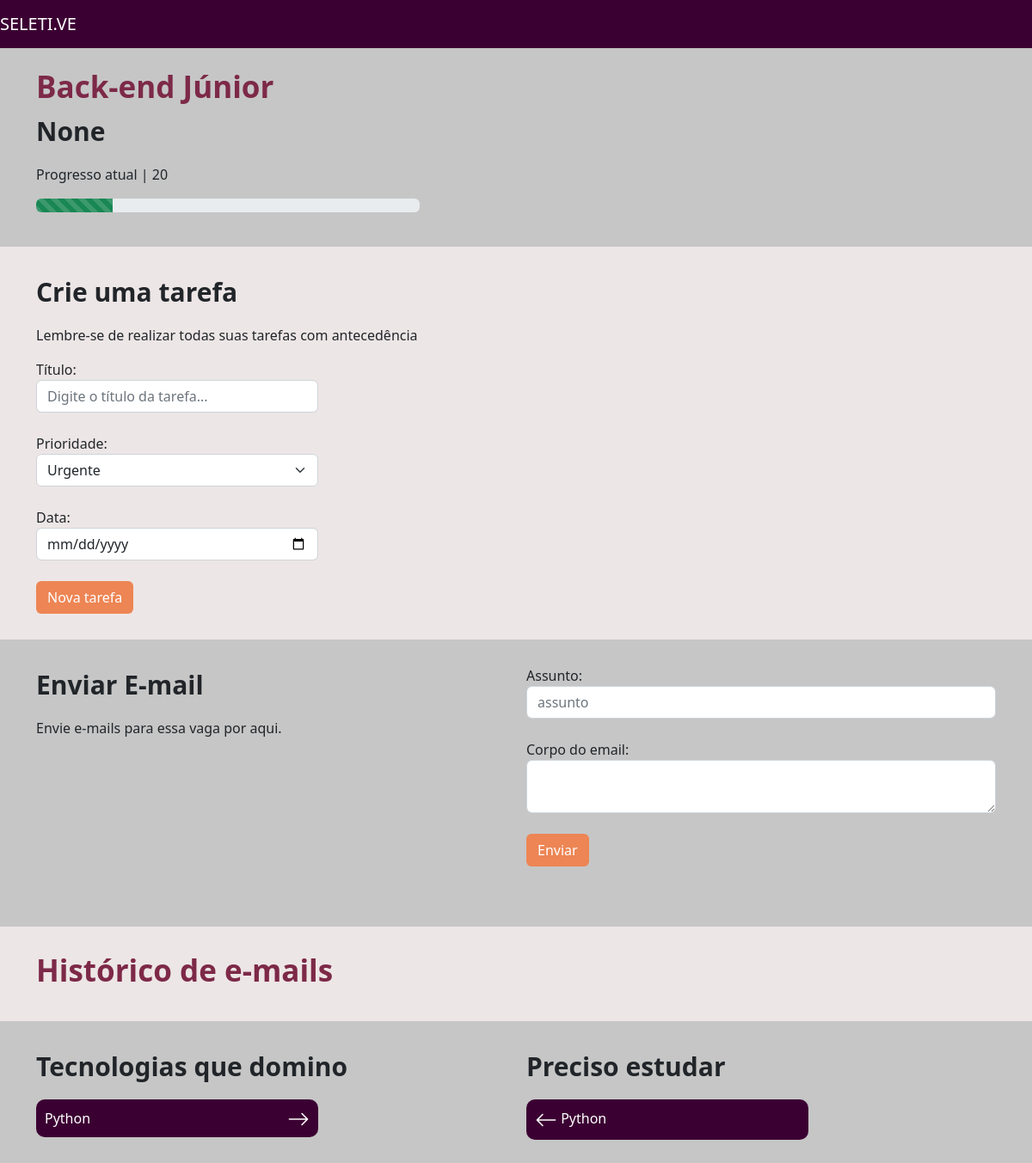
The page /vagas/vaga/1 on the database as committed earlier.
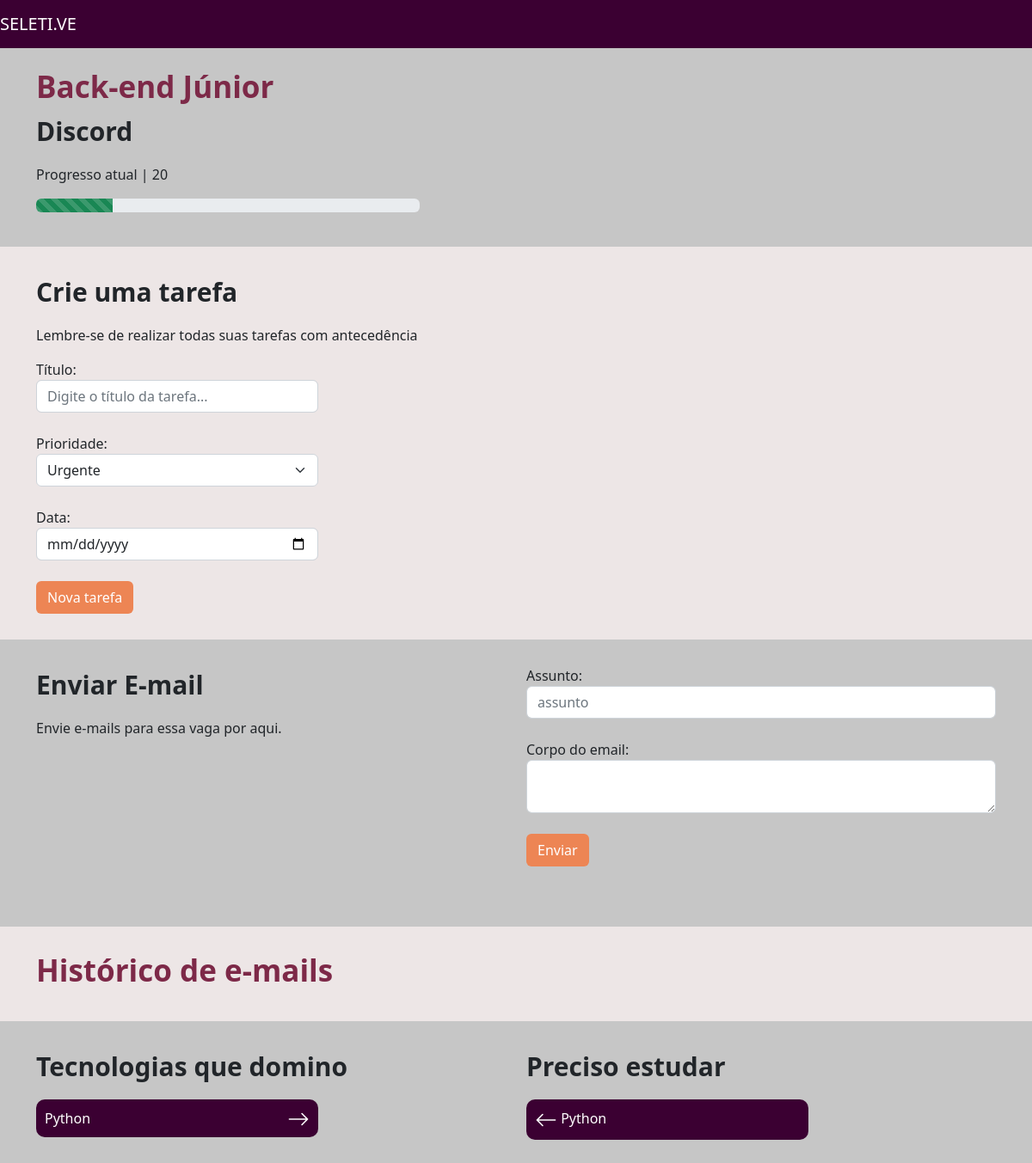
The same page on the database as committed later.
### empresa/models.py (models this page shows, shortened)
class Vagas(models.Model):
    choices_experiencia = (
        ('J', 'Júnior'),
        ('P', 'Pleno'),
        ('S', 'Sênior')
    )
    choices_status = (
        ('I', 'Interesse'),
        ('C', 'Currículo enviado'),
        ('E', 'Entrevista'),
        ('D', 'Desafio técnico'),
        ('F', 'Finalizado')
    )
    empresa = models.ForeignKey(Empresa,null=True, on_delete=models.SET_NULL)
    titulo = models.CharField(max_length=30)
    nivel_experiencia = models.CharField(max_length=2, choices=choices_experiencia)
    data_final = models.DateField()
    email = models.EmailField(null=True)
    status = models.CharField(max_length=30, choices=choices_status)
    tecnologias_dominadas = models.ManyToManyField(Tecnologias)
    tecnologias_estudar = models.ManyToManyField(Tecnologias, related_name='estudar')
    def progresso(self):
        x = [((i+1)*20, j[0]) for i, j in enumerate(self.choices_status)]
        x = list(filter(lambda x: x[1] == self.status, x))[0][0]
        return x
    """def progresso(self):
        if self.status == 'I':
            return 20
        elif self.status == 'C':
            return 40
        elif self.status == 'E':
            return 60
        elif self.status == 'D':
            return 80
        elif self.status == 'F':
            return 100
    """

class Empresa(models.Model):
    choices_nicho_mercado = (
        ("M", "Marketing"),
        ("N", "Nutrição"),
        ("D", "Design")
    )
    logo = models.ImageField(upload_to="logo_empresa", null=True)
    nome = models.CharField(max_length=30)
    email = models.EmailField()
    cidade = models.CharField(max_length=30)
    tecnologias = models.ManyToManyField(Tecnologias)
    endereco = models.CharField(max_length=30)
    caracteristica_empresa = models.TextField()
    nicho_mercado = models.CharField(max_length=3, choices=choices_nicho_mercado)
    def __str__(self):
        return self.nome

### vagas/views.py (the view)
# urls.py: path('vaga/<int:id>', views.vaga, name='vaga'),
def vaga(request,id):
    vaga = get_object_or_404(Vagas, id=id)
    tarefas = Tarefa.objects.filter(vaga=vaga).filter(realizada=False)
    emails = Emails.objects.filter(vaga=vaga)
    return render(request, 'vaga.html', {'vaga':vaga,'tarefas':tarefas,'emails':emails})

### empresa/templates/vaga.html (shortened to what this page needs)
{% extends 'base.html' %}
{% load static %}
{% block 'head' %}
    <link rel="stylesheet" href="{% static 'vaga/css/vaga.css' %}">
{% endblock %}
{% block 'body' %}
    <div class="container">
        <br>
        <h3 class="titulo">{{vaga.titulo}}</h3>
        <p class="titulo2">{{vaga.empresa}}</p>
        <p>Progresso atual | {{vaga.progresso}}</p>
        <div style="width: 40%" class="progress">
            <div class="progress-bar progress-bar-striped bg-success" role="progressbar" style="width: {{vaga.progresso}}%" aria-valuenow="25" aria-valuemin="0" aria-valuemax="100"></div>
        </div>
    </div>
    <div class="bg2">
        <div class="container">
            <div class="row">
                <div class="col-md">
                    <p class="titulo2">Crie uma tarefa</p>
                    <p>Lembre-se de realizar todas suas tarefas com antecedência</p>
                    <form action="{% url 'nova_tarefa' vaga.id %}" method="POST"> {% csrf_token %}
                        <label>Título:</label>
                        <input name="titulo" type="text" class="form-control input-tarefa" placeholder="Digite o título da tarefa...">
                        <br>
                        <label>Prioridade:</label>
                        <select name="prioridade" class="form-select input-tarefa">
                            <option value="U">Urgente</option>
                        </select>
                        <br>
                        <label>Data:</label>
                        <input name="data" type="date" class="form-control input-tarefa" placeholder="">
                        <br>
                        <input type="submit" value="Nova tarefa" class="btn btn-orange">
                    </form>
                </div>
                <div class="col-md">
                </div>
            </div>
        </div>
    </div>
    <div class="container bg3">
        <div class="row">
            <div class="col-md">
                <p class="titulo2">Enviar E-mail</p>
                <p>Envie e-mails para essa vaga por aqui.</p>
            </div>
            <div class="col-md">
                <form action="{% url 'envia_email' vaga.id %}" method="POST">{% csrf_token %}
                    <label>Assunto:</label>
                    <input name="assunto" type="text" class="form-control" placeholder="assunto">
                    <br>
                    <label>Corpo do email:</label>
                    <textarea name="corpo" class="form-control"></textarea>
                    <br>
                    <input type="submit" class="btn btn-orange" value="Enviar">
                </form>
            </div>
        </div>
    </div>
    <div class="bg2">
        <div class="container">
            <div class="row">
                <h3 class="titulo">Histórico de e-mails</h3>
            </div>
        </div>
    </div>
    <div class="container bg3">
        <div class="row">
            <div class="col-md">
                <p class="titulo2">Tecnologias que domino</p>
                <div class="li-tech">
                    Python
                </div>
            </div>
            <div class="col-md">
                <p class="titulo2">Preciso estudar</p>
                <div class="li-tech">
                    <svg xmlns="http://www.w3.org/2000/svg" width="26" height="26" fill="currentColor" class="bi bi-arrow-left" viewBox="0 0 16 16">
                        <path fill-rule="evenodd" d="M15 8a.5.5 0 0 0-.5-.5H2.707l3.147-3.146a.5.5 0 1 0-.708-.708l-4 4a.5.5 0 0 0 0 .708l4 4a.5.5 0 0 0 .708-.708L2.707 8.5H14.5A.5.5 0 0 0 15 8z"/>
                    </svg>
                    Python
                </div>
            </div>
        </div>
    </div>
{% endblock %}

Rows that differ between the two databases and show on the page:
changed Vagas "Back-end Júnior": empresa "None" → "Discord"
